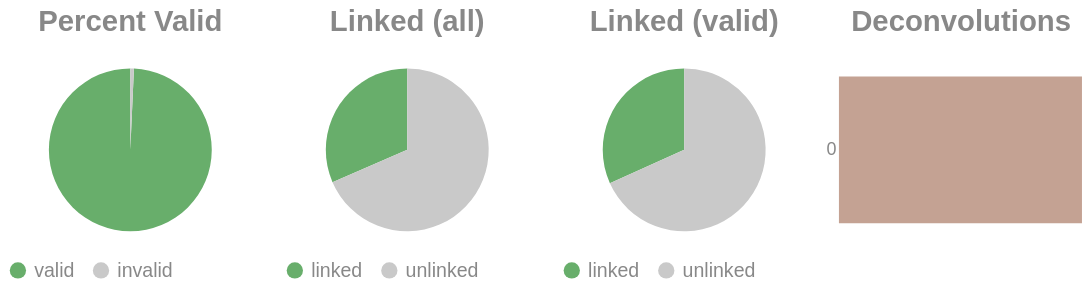

Here is the notebook cell this chart was saved with:
### Code cell
if SKIPLR:
    pass
else:
    clash = Counter()
    for i in valids['molecule'].to_list():
        _mol = i.split("-")
        if len(_mol) == 1:
            clash.update('0')
        else:
            clash.update(_mol[-1])

    _d = {"deconvolutions": [], 'count': []}
    for k,v in clash.items():
        _d['deconvolutions'].append(k)
        _d['count'].append(v)

    tot_valid = valids['reads'].sum()
    mask = valids['reads'] >= 2
    n_linked_reads = valids.filter(mask)['reads'].sum()
    if n_linked_reads == 0:
        print_html("No linked molecules (>=2 reads) were detected; skipping linked-only distributions.")
        SKIPLR = True
    else:
        perc_valid = round(tot_valid / n_reads, 4)
        linked_perc_abs = round(n_linked_reads / n_reads, 4)
        linked_perc = round(n_linked_reads / tot_valid, 4)

    _valid = pl.DataFrame({"valids": ['valid', 'invalid'], "count": [tot_valid, n_reads - tot_valid]})
    _linked_abs = pl.DataFrame({"linked (absolute)": ['linked', 'unlinked'], "count": [n_linked_reads, n_reads - n_linked_reads]})
    _linked_rel = pl.DataFrame({"linked (valids)": ['linked', 'unlinked'], "count": [n_linked_reads, tot_valid - n_linked_reads]})

    (
        alt.hconcat(
            piechart(_valid, goodval = 'valid', title = "Percent Valid"),
            piechart(_linked_abs, goodval = "linked", title =  "Linked (all)"),
            piechart(_linked_rel, goodval = "linked", title =  "Linked (valid)"),
            convolutionbar(pl.DataFrame(_d), title = "Deconvolutions"),
            center = True,
            bounds = 'flush'
        )
        .resolve_scale(color='independent')
        .resolve_legend('independent')
        .properties(usermeta={'embedOptions': {"actions": False}})
    ).display()

### Figure 1 — Vega-Lite specification as saved in the notebook (floating-point values rounded to 4 significant figures)
{"width": "container", "height": 400, "config": {"title": {"anchor": "start", "dy": -15, "fontSize": 18, "color": "#888888", "subtitleColor": "#888888", "subtitleFontSize": 14}, "arc": {"fill": "#0072B2"}, "axis": {"domainColor": "#888888", "domainWidth": 0.5, "gridWidth": 0.2, "grid": false, "titleFontWeight": 400, "titleFontSize": 15, "labelFontSize": 11, "labelColor": "#888888", "tickColor": "#888888", "tickWidth": 0.2, "titleColor": "#888888"}, "axisBand": {"grid": false}, "axisX": {"grid": true, "tickSize": 10, "domainCap": "round"}, "axisY": {"domain": false, "grid": true, "tickSize": 0, "domainCap": "round"}, "background": "transparent", "header": {"labelFontSize": 15, "labelColor": "#888888", "titleFontSize": 15, "titleFontWeight": 600, "titleColor": "#888888"}, "legend": {"labelFont": "sans-serif", "labelFontSize": 12, "labelColor": "#888888", "symbolSize": 100, "symbolType": "circle", "titleFontSize": 12, "titlePadding": 10, "titleColor": "#888888", "title": null}, "range": {"category": ["#E69F00", "#56B4E9", "#009E73", "#F0E442", "#0072B2", "#D55E00", "#CC79A7", "#000000"], "diverging": ["#cfe8f3", "#a2d4ec", "#73bfe2", "#46abdb", "#1696d2", "#12719e"]}, "area": {"fill": "#0072B2", "fillOpacity": 0.7, "line": true, "strokeOpacity": 0.7}, "line": {"color": "#0072B2", "stroke": "#0072B2", "strokeWidth": 2}, "trail": {"color": "#0072B2", "stroke": "#0072B2", "strokeWidth": 0, "size": 1}, "point": {"filled": true, "fillOpacity": 1.0, "size": 95}, "text": {"color": "#888888", "fontSize": 11, "align": "right", "fontWeight": 400, "size": 11}, "bar": {"fill": "#0072B2", "stroke": null}, "view": {"stroke": null, "continuousWidth": 660, "continuousHeight": 400}}, "hconcat": [{"data": {"name": "data-386a35a1f23393c9df52f58d7a4b8ad9"}, "mark": {"type": "arc"}, "encoding": {"color": {"field": "valids", "legend": {"orient": "bottom", "title": null}, "scale": {"domain": ["valid", "invalid"], "range": ["#68ae6b", "#C9C9C9"]}, "title": "Valids", "type": "nominal"}, "theta": {"field": "count", "type": "quantitative"}, "tooltip": [{"field": "valids", "title": "Valids", "type": "ordinal"}, {"field": "percent", "format": ".2%", "title": "Percent", "type": "quantitative"}, {"field": "count", "title": "Count", "type": "quantitative"}]}, "height": 100, "title": {"text": "Percent Valid", "align": "center", "anchor": "middle"}, "transform": [{"calculate": "datum.count / 6719758", "as": "percent"}], "width": 150}, {"data": {"name": "data-28cdfcebf8acfb21fd63667fb33228f8"}, "mark": {"type": "arc"}, "encoding": {"color": {"field": "linked (absolute)", "legend": {"orient": "bottom", "title": null}, "scale": {"domain": ["linked", "unlinked"], "range": ["#68ae6b", "#C9C9C9"]}, "title": "Linked (Absolute)", "type": "nominal"}, "theta": {"field": "count", "type": "quantitative"}, "tooltip": [{"field": "linked (absolute)", "title": "Linked (Absolute)", "type": "ordinal"}, {"field": "percent", "format": ".2%", "title": "Percent", "type": "quantitative"}, {"field": "count", "title": "Count", "type": "quantitative"}]}, "height": 100, "title": {"text": "Linked (all)", "align": "center", "anchor": "middle"}, "transform": [{"calculate": "datum.count / 6719758", "as": "percent"}], "width": 150}, {"data": {"name": "data-041295595b70f8a1ece535d8a3ec0a10"}, "mark": {"type": "arc"}, "encoding": {"color": {"field": "linked (valids)", "legend": {"orient": "bottom", "title": null}, "scale": {"domain": ["linked", "unlinked"], "range": ["#68ae6b", "#C9C9C9"]}, "title": "Linked (Valids)", "type": "nominal"}, "theta": {"field": "count", "type": "quantitative"}, "tooltip": [{"field": "linked (valids)", "title": "Linked (Valids)", "type": "ordinal"}, {"field": "percent", "format": ".2%", "title": "Percent", "type": "quantitative"}, {"field": "count", "title": "Count", "type": "quantitative"}]}, "height": 100, "title": {"text": "Linked (valid)", "align": "center", "anchor": "middle"}, "transform": [{"calculate": "datum.count / 6672111", "as": "percent"}], "width": 150}, {"data": {"name": "data-5c2c0a78a3bd1f76c731892f37c1d456"}, "mark": {"type": "bar"}, "encoding": {"color": {"field": "deconvolutions", "legend": null, "scale": {"scheme": "lightgreyred"}, "type": "nominal"}, "tooltip": [{"field": "deconvolutions", "title": "Deconvolutions", "type": "ordinal"}, {"field": "percent", "format": ".2%", "title": "Percent", "type": "quantitative"}, {"field": "count", "title": "Count", "type": "quantitative"}], "x": {"axis": null, "field": "count", "type": "quantitative"}, "y": {"field": "deconvolutions", "sort": "ascending", "title": null, "type": "nominal"}}, "height": 100, "title": {"text": "Deconvolutions", "align": "center", "anchor": "middle"}, "transform": [{"calculate": "datum.count / 5470267", "as": "percent"}], "width": 150}], "bounds": "flush", "center": true, "resolve": {"legend": {"angle": "independent"}, "scale": {"color": "independent"}}, "usermeta": {"embedOptions": {"actions": false}}, "$schema": "https://vega.github.io/schema/vega-lite/v6.1.0.json", "datasets": {"data-386a35a1f23393c9df52f58d7a4b8ad9": [{"valids": "valid", "count": 6672111}, {"valids": "invalid", "count": 47647}], "data-28cdfcebf8acfb21fd63667fb33228f8": [{"linked (absolute)": "linked", "count": 2116557}, {"linked (absolute)": "unlinked", "count": 4603201}], "data-041295595b70f8a1ece535d8a3ec0a10": [{"linked (valids)": "linked", "count": 2116557}, {"linked (valids)": "unlinked", "count": 4555554}], "data-5c2c0a78a3bd1f76c731892f37c1d456": [{"deconvolutions": "0", "count": 5470267}]}}
